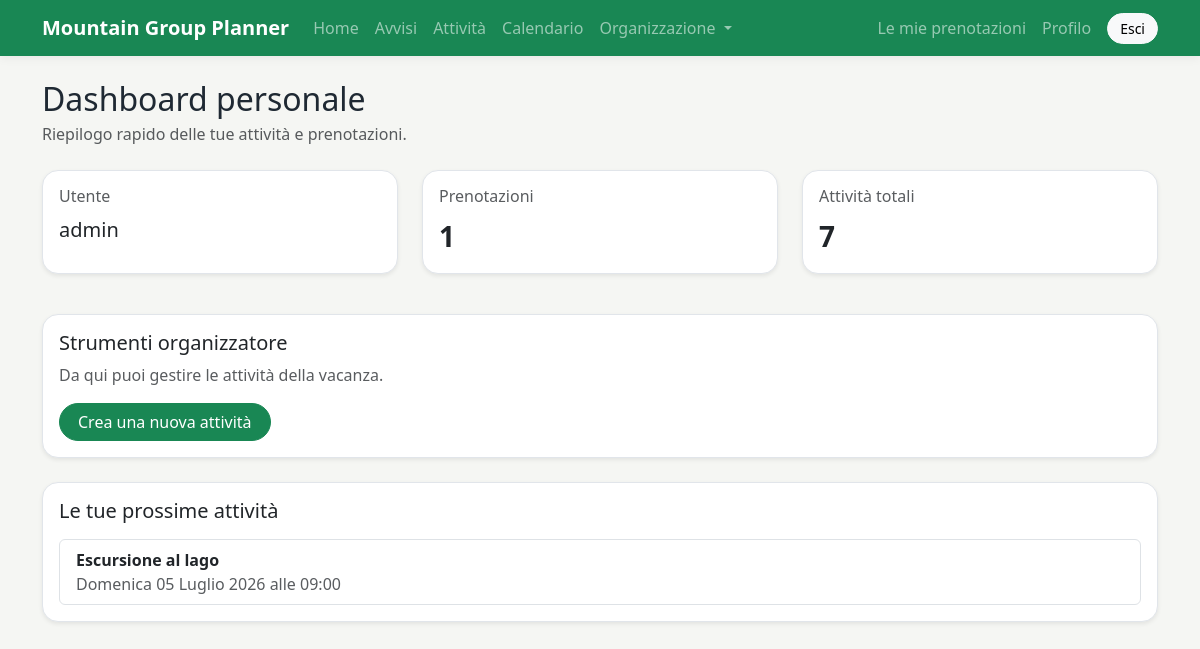
The app's page /accounts/dashboard/ (signed in), older data.
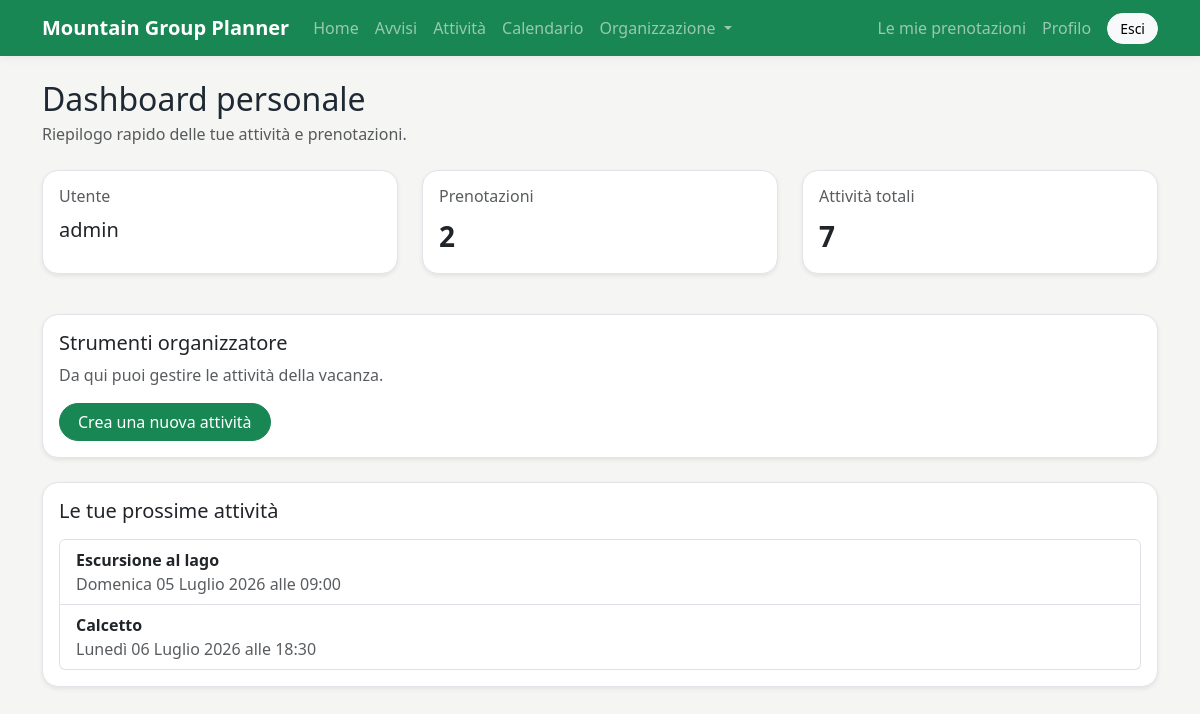
The same page, newer data.
### activities/models.py (models this page shows, shortened)
class Booking(models.Model):
    user = models.ForeignKey(
        settings.AUTH_USER_MODEL,
        on_delete=models.CASCADE,
        related_name="bookings"
    )
    activity = models.ForeignKey(
        Activity,
        on_delete=models.CASCADE,
        related_name="bookings"
    )
    created_at = models.DateTimeField(auto_now_add=True)
    class Meta:
        unique_together = ("user", "activity")
        ordering = ["-created_at"]

class Activity(models.Model):
    title = models.CharField(max_length=200)
    category = models.ForeignKey(
        Category,
        on_delete=models.SET_NULL,
        null=True,
        blank=True,
        related_name="activities"
    )
    description = models.TextField()
    image = models.ImageField(
        upload_to="activities/",
        blank=True,
        null=True,
        verbose_name="Immagine"
    )
    date = models.DateField()
    start_time = models.TimeField()
    end_time = models.TimeField(blank=True, null=True)
    meeting_place = models.CharField(max_length=200)
    max_participants = models.PositiveIntegerField()
    what_to_bring = models.TextField(blank=True)
    requires_booking = models.BooleanField(
        default=True,
        verbose_name="Richiede prenotazione"
    )
    created_by = models.ForeignKey(
        settings.AUTH_USER_MODEL,
        on_delete=models.CASCADE,
        related_name="created_activities"
    )
    created_at = models.DateTimeField(auto_now_add=True)
    updated_at = models.DateTimeField(auto_now=True)
    class Meta:
        verbose_name_plural = "Activities"

### accounts/views.py (the view)
# urls.py: path("dashboard/", views.dashboard, name="dashboard"),
@login_required
def dashboard(request):
    user_bookings = Booking.objects.filter(
        user=request.user
    ).select_related("activity").order_by(
        "activity__date",
        "activity__start_time"
    )
    total_bookings = user_bookings.count()
    context = {
        "user_bookings": user_bookings,
        "total_bookings": total_bookings,
    }
    if request.user.is_staff:
        context["total_activities"] = Activity.objects.count()
        context["total_all_bookings"] = Booking.objects.count()
    return render(request, "accounts/dashboard.html", context)

### templates/accounts/dashboard.html (shortened to what this page needs)
{% extends "base.html" %}
{% block content %}
    <div class="mb-4">
        <h2 class="mb-1">Dashboard personale</h2>
        <p class="text-muted mb-0">
            Riepilogo rapido delle tue attività e prenotazioni.
        </p>
    </div>
    <div class="row mb-4">
        <div class="col-md-4 mb-3">
            <div class="card shadow-sm h-100">
                <div class="card-body">
                    <h3 class="h6 text-muted">Utente</h3>
                    <p class="fs-5 mb-0">{{ user.username }}</p>
                </div>
            </div>
        </div>
        <div class="col-md-4 mb-3">
            <div class="card shadow-sm h-100">
                <div class="card-body">
                    <h3 class="h6 text-muted">Prenotazioni</h3>
                    <p class="fs-3 fw-bold mb-0">{{ total_bookings }}</p>
                </div>
            </div>
        </div>
        {% if user.is_staff %}
            <div class="col-md-4 mb-3">
                <div class="card shadow-sm h-100">
                    <div class="card-body">
                        <h3 class="h6 text-muted">Attività totali</h3>
                        <p class="fs-3 fw-bold mb-0">{{ total_activities }}</p>
                    </div>
                </div>
            </div>
        {% endif %}
    </div>
    {% if user.is_staff %}
        <div class="card shadow-sm mb-4">
            <div class="card-body">
                <h3 class="h5">Strumenti organizzatore</h3>
                <p class="text-muted">
                    Da qui puoi gestire le attività della vacanza.
                </p>
                <a href="{% url 'activities:create_activity' %}" class="btn btn-success">
                    Crea una nuova attività
                </a>
            </div>
        </div>
    {% endif %}
    <div class="card shadow-sm">
        <div class="card-body">
            <h3 class="h5 mb-3">Le tue prossime attività</h3>
            {% if user_bookings %}
                <div class="list-group">
                    {% for booking in user_bookings %}
                        <a href="{% url 'activities:activity_detail' booking.activity.pk %}" class="list-group-item list-group-item-action">
                            <strong>{{ booking.activity.title }}</strong>
                            <br>
                            <span class="text-muted">
                                {{ booking.activity.date|date:"l d F Y" }} alle {{ booking.activity.start_time|time:"H:i" }}
                            </span>
                        </a>
                    {% endfor %}
                </div>
            {% else %}
                <div class="alert alert-warning mb-0">
                    Non hai ancora prenotazioni.
                </div>
            {% endif %}
        </div>
    </div>
{% endblock %}

Row changes from the older to the newer data that the page shows:
added Booking: activity "Calcetto", activity "Lunedì 06 Luglio 2026", activity.start_time "18:30"
Text that changed along with them:
{{ total_bookings }}: "1" → "2"
